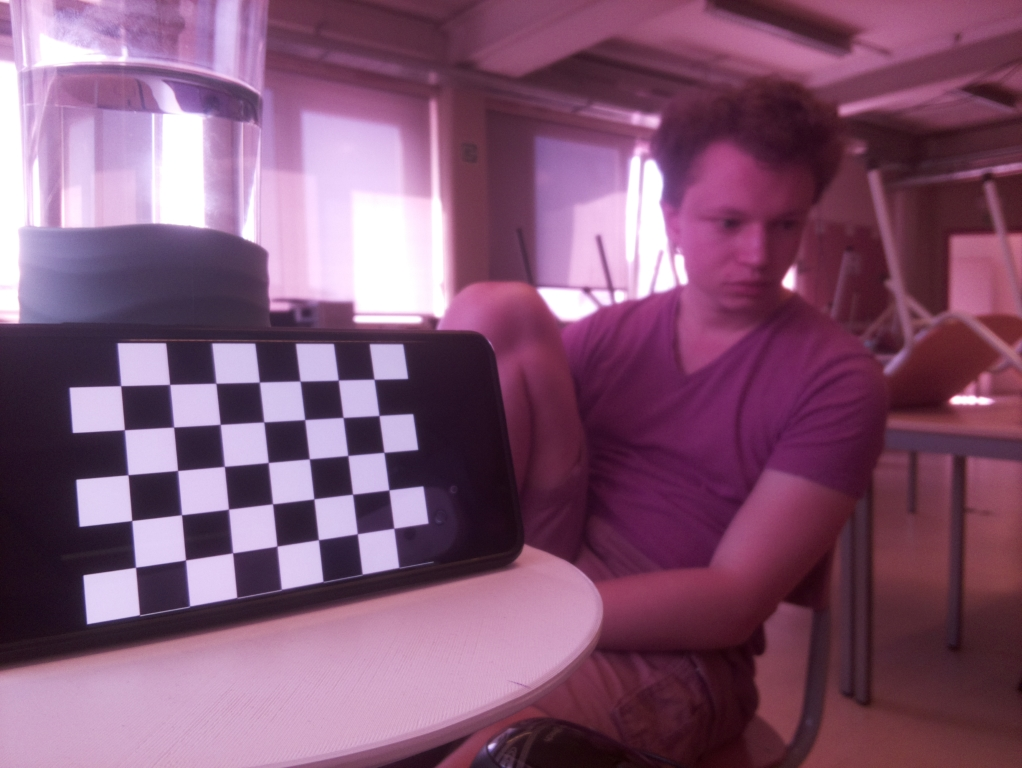
#> input picture calibration/c1Left.jpg, 1022 x 768 px; its folder holds 4 pictures in this run
$ python calib.py
#> lines starting #> are read from the running program, lines starting #| are printed output that depends on the picture; after the words box and inside, x2 and y2 are one past the last pixel; in counts of white or black regions, pixels touching at a corner belong together
# Import des dépendances nécessaires
import cv2
import numpy as np
import glob
from matplotlib import pyplot as plt
import os
import jsonTools as js

# __________________________________________CALIBRATION DES CAMERAS__________________________________________
def crochets(v):
    v = v[:,0]
    return np.array([ [ 0,-v[2],v[1] ],[ v[2],0,-v[0] ],[ -v[1],v[0],0 ] ])


def matFondamental(camLeft,centerRight,camRight):

    return np.array(crochets(camLeft @ centerRight) @ camLeft @ np.linalg.pinv(camRight))

# On définit le chessboard
# Chessboard dimensions
number_of_squares_X = 8 # Nombre de cases du chessboard le long de l'axe x
number_of_squares_Y = 8  # Nombre de cases du chessboard le long de l'axe y
nX = number_of_squares_X - 1 # Nombre de coins intérieurs le long de l'axe x
nY = number_of_squares_Y - 1 # Nombre de coins intérieurs le long de l'axe y

# On fait une boucle  for pour parcourir toutes les images du chessboard (++ sélection des images)
directory = "calibration"
result_directory = "calibration/calibration_result"

# Prépare object points, comme (0,0,0), (1,0,0), (2,0,0) ...., (6,5,0)
objp = np.zeros((7*7,3), np.float32)
objp[:,:2] = np.mgrid[0:7,0:7].T.reshape(-1,2)

# Tableaux pour stocker les points de l'objet et les points de l'image de toutes les images.
objpoints = [] # 3d point dans le monde réel
imgpoints = [] # 2d points dans le plan image
for filename in os.listdir(directory):
    if filename != 'calibration_result' and filename!='calibration_params.json':
        filename = directory + "/" + filename
        print (filename)

        # Load une image
        image = cv2.imread(filename)
#> image is the input picture: shape (768, 1022, 3); mean B, G, R 114.3, 85.6, 129.1

        # Convertir l'image en niveaux de gris (grayscale)
        gray = cv2.cvtColor(image, cv2.COLOR_BGR2GRAY)
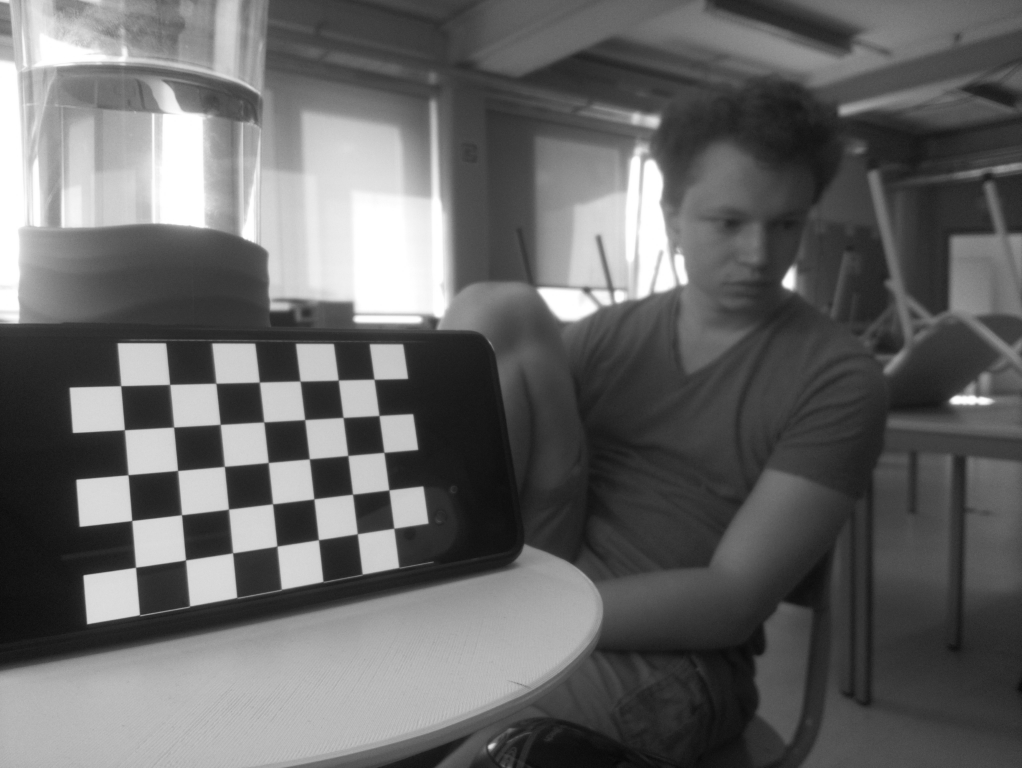
#> gray: shape (768, 1022); min 7, max 255, mean 101.9

        # Trouver les coins du chessboard
        success, corners = cv2.findChessboardCorners(gray, (nY, nX), None)
#> success = False; corners = None
        print(success)
#| False

        # Si les coins sont trouvés par l'algorithme, on les dessine.
        if success == True:
            objpoints.append(objp)

            # On ajoute les corners à la liste
            imgpoints.append(corners)

            # Dessine les corners
            cv2.drawChessboardCorners(image, (nY, nX), corners, success)

            # On écrit les images modifiées dans un fichiers afin de les voir
            new_filename =  result_directory + filename[len(directory)+1::]

            # Save la nouvelle image dans le working directory
            cv2.imwrite(new_filename, image)
#> pass 2 of the loop `for filename in os.listdir(directory):`:
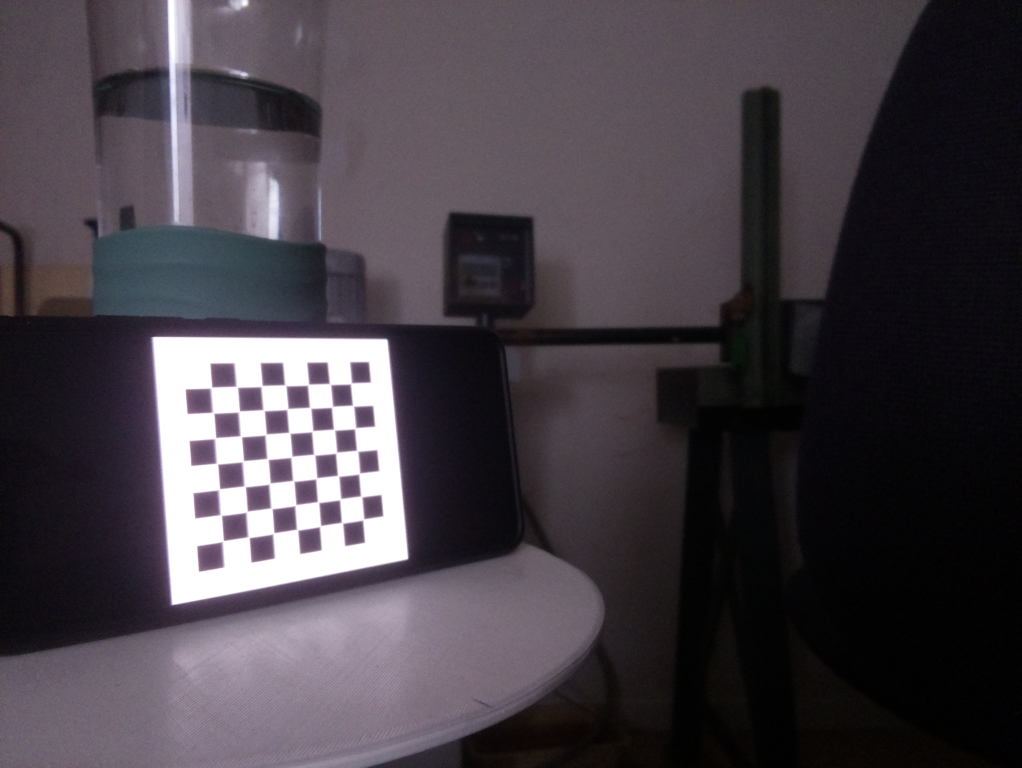
#> input picture calibration/c1Left.png, 1022 x 768 px
#> image is the input picture: shape (768, 1022, 3); mean B, G, R 70.3, 63.2, 69.6
#> success = True; corners = 49 rows, first 8: [212, 389], [236.5, 386.5], [260.5, 384.5], [285.1, 386], [308, 384], [330.5, 384], [351.5, 383], [212, 413.5]
#| True
#> `cv2.drawChessboardCorners(image, (nY, nX), corners, success)`:
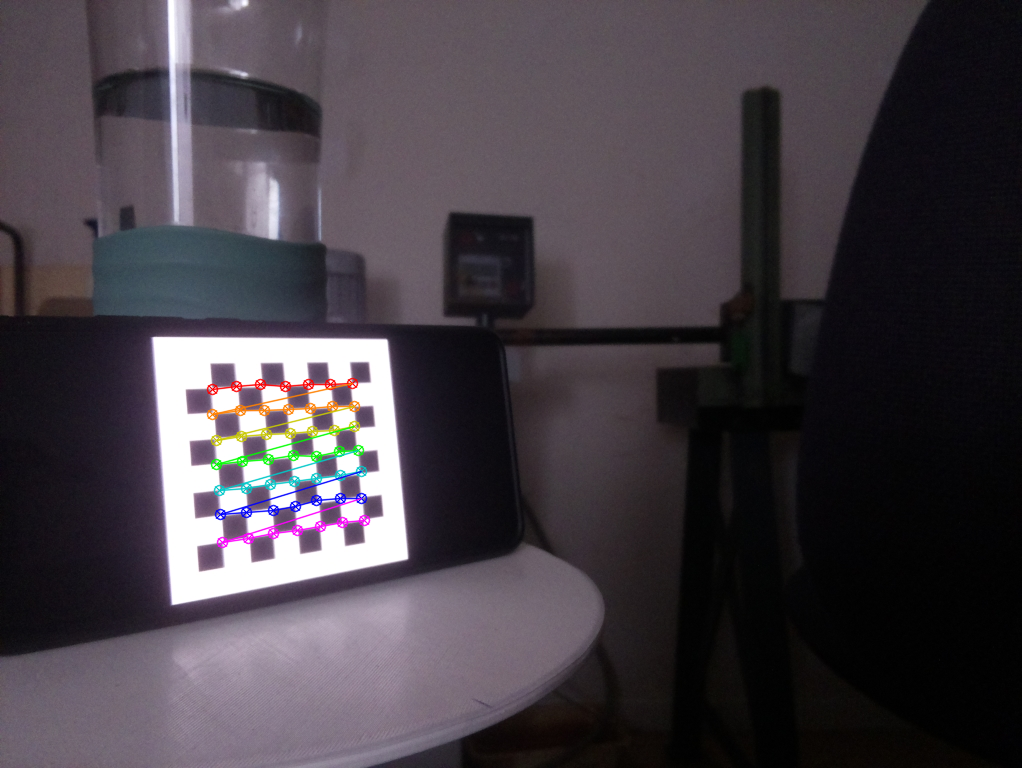
#> image: shape (768, 1022, 3); 1.16% of pixels changed, all inside (x1, y1, x2, y2) = (206, 377, 371, 549)
#> pass 3 of the loop `for filename in os.listdir(directory):`:
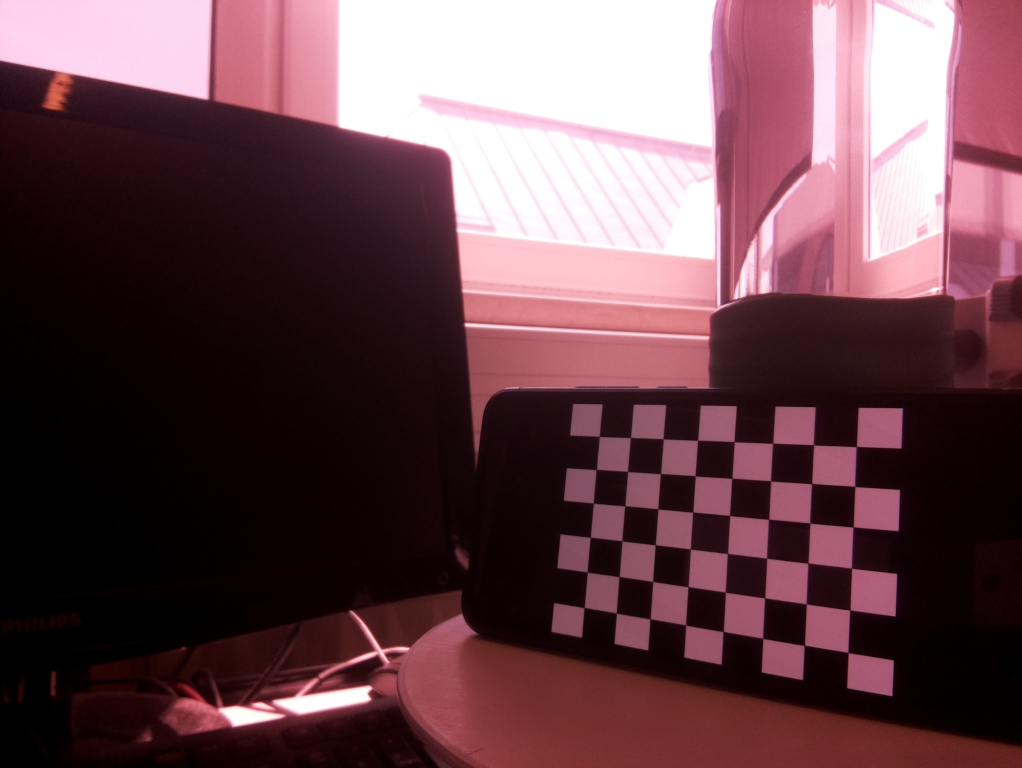
#> input picture calibration/c1Right.jpg, 1022 x 768 px
#> image is the input picture: shape (768, 1022, 3); mean B, G, R 76.5, 69.5, 102.7
#> `gray = cv2.cvtColor(image, cv2.COLOR_BGR2GRAY)`:
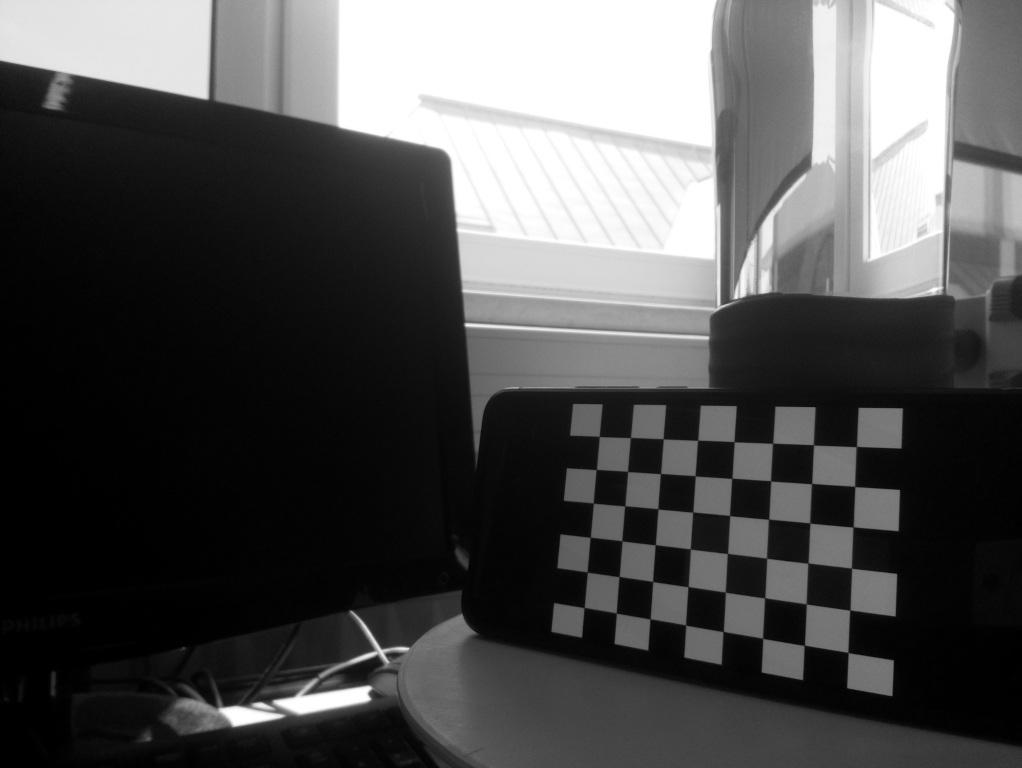
#> gray: shape (768, 1022); min 0, max 255, mean 80.2
#> success = False; corners = None
#| False
#> the loop made 5 passes; the first 3 are shown
print("DONE")


# __________________________________________MATRICE DE PROJECTION__________________________________________

# On va traiter les différents corner pour créer la matrice de projection
# rvecs = vecteurs de rotation
# tvecs = vecteurs de translation
# mtx = Matrice A de la camera

ret, mtx, dist, rvecs, tvecs = cv2.calibrateCamera(objpoints, imgpoints, gray.shape[::-1], None, None)

print(rvecs)
print("__________________________________________________")
print(tvecs)

# On transforme le rvecs en matrice 3x3
# Rotation matrix => Convertir un vecteur en matrice
#> (the run stopped early here; a loop or call above may not have finished)
